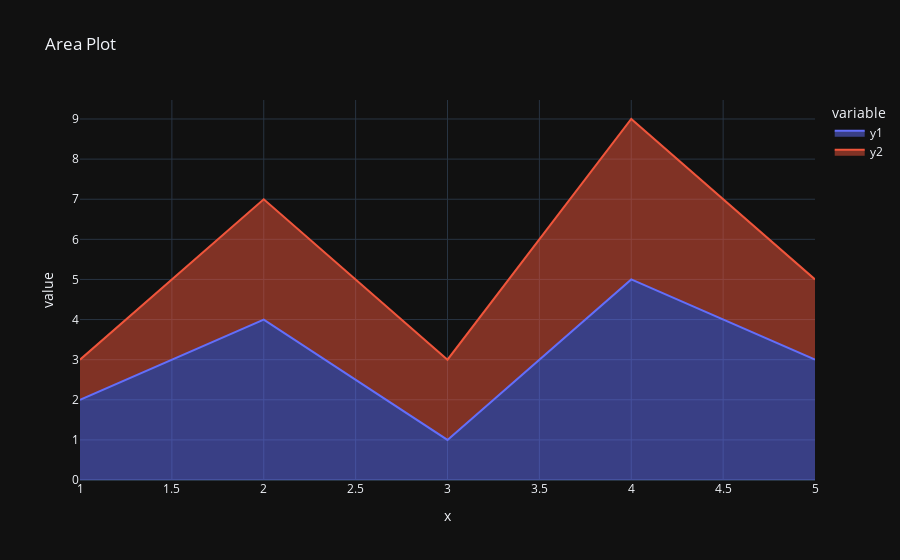

Source (notebook cell):
### Markdown cell above
################################
# Cell 19:
################################

### Code cell
# 01. Importar:
#     Bibliotecas: matplotlib, numpy
#     Módulos: pyplot
import plotly.express as px
import pandas as pd

# Create sample data
data = pd.DataFrame({
    'x': [1, 2, 3, 4, 5],
    'y1': [2, 4, 1, 5, 3],
    'y2': [1, 3, 2, 4, 2]
})

# Create area plot
fig = px.area(data, x='x', y=['y1', 'y2'], title='Area Plot' ,template='plotly_dark')

# Show plot
fig.show()

### Figure 1 — Plotly figure (JSON) as saved in the notebook; plotly's stock layout.template omitted (floating-point values rounded to 4 significant figures)
{"data": [{"fillpattern": {"shape": ""}, "hovertemplate": "variable=y1<br>x=%{x}<br>value=%{y}<extra></extra>", "legendgroup": "y1", "line": {"color": "#636efa"}, "marker": {"symbol": "circle"}, "mode": "lines", "name": "y1", "orientation": "v", "showlegend": true, "stackgroup": "1", "type": "scatter", "x": [1, 2, 3, 4, 5], "xaxis": "x", "y": [2, 4, 1, 5, 3], "yaxis": "y"}, {"fillpattern": {"shape": ""}, "hovertemplate": "variable=y2<br>x=%{x}<br>value=%{y}<extra></extra>", "legendgroup": "y2", "line": {"color": "#EF553B"}, "marker": {"symbol": "circle"}, "mode": "lines", "name": "y2", "orientation": "v", "showlegend": true, "stackgroup": "1", "type": "scatter", "x": [1, 2, 3, 4, 5], "xaxis": "x", "y": [1, 3, 2, 4, 2], "yaxis": "y"}], "layout": {"legend": {"title": {"text": "variable"}, "tracegroupgap": 0}, "title": {"text": "Area Plot"}, "xaxis": {"anchor": "y", "domain": [0, 1], "title": {"text": "x"}}, "yaxis": {"anchor": "x", "domain": [0, 1], "title": {"text": "value"}}}}
